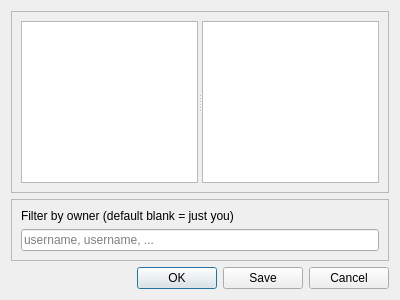
<?xml version="1.0" encoding="UTF-8"?>
<ui version="4.0">
 <class>FilterDialog</class>
 <widget class="QDialog" name="FilterDialog">
  <property name="geometry">
   <rect>
    <x>0</x>
    <y>0</y>
    <width>400</width>
    <height>300</height>
   </rect>
  </property>
  <property name="windowTitle">
   <string>Dialog</string>
  </property>
  <layout class="QVBoxLayout" name="verticalLayout">
   <item>
    <widget class="QFrame" name="frame_2">
     <property name="frameShape">
      <enum>QFrame::StyledPanel</enum>
     </property>
     <property name="frameShadow">
      <enum>QFrame::Raised</enum>
     </property>
     <layout class="QHBoxLayout" name="horizontalLayout">
      <item>
       <widget class="QSplitter" name="splitter">
        <property name="orientation">
         <enum>Qt::Horizontal</enum>
        </property>
        <widget class="QListWidget" name="complex_filter_list"/>
        <widget class="QListWidget" name="complex_list"/>
       </widget>
      </item>
     </layout>
    </widget>
   </item>
   <item>
    <widget class="QFrame" name="frame">
     <property name="sizePolicy">
      <sizepolicy hsizetype="Preferred" vsizetype="Fixed">
       <horstretch>0</horstretch>
       <verstretch>0</verstretch>
      </sizepolicy>
     </property>
     <property name="frameShape">
      <enum>QFrame::StyledPanel</enum>
     </property>
     <property name="frameShadow">
      <enum>QFrame::Raised</enum>
     </property>
     <layout class="QVBoxLayout" name="verticalLayout_2">
      <item>
       <widget class="QLabel" name="owner_filter_label">
        <property name="sizePolicy">
         <sizepolicy hsizetype="Preferred" vsizetype="Fixed">
          <horstretch>0</horstretch>
          <verstretch>0</verstretch>
         </sizepolicy>
        </property>
        <property name="text">
         <string>Filter by owner (default blank = just you)</string>
        </property>
       </widget>
      </item>
      <item>
       <widget class="QLineEdit" name="owner_filter_lineEdit">
        <property name="placeholderText">
         <string>username, username, ...</string>
        </property>
        <property name="clearButtonEnabled">
         <bool>false</bool>
        </property>
       </widget>
      </item>
     </layout>
    </widget>
   </item>
   <item>
    <widget class="QDialogButtonBox" name="buttonBox">
     <property name="orientation">
      <enum>Qt::Horizontal</enum>
     </property>
     <property name="standardButtons">
      <set>QDialogButtonBox::Cancel|QDialogButtonBox::Ok|QDialogButtonBox::Save</set>
     </property>
    </widget>
   </item>
  </layout>
 </widget>
 <resources/>
 <connections>
  <connection>
   <sender>buttonBox</sender>
   <signal>accepted()</signal>
   <receiver>FilterDialog</receiver>
   <slot>accept()</slot>
   <hints>
    <hint type="sourcelabel">
     <x>226</x>
     <y>284</y>
    </hint>
    <hint type="destinationlabel">
     <x>157</x>
     <y>274</y>
    </hint>
   </hints>
  </connection>
  <connection>
   <sender>buttonBox</sender>
   <signal>rejected()</signal>
   <receiver>FilterDialog</receiver>
   <slot>reject()</slot>
   <hints>
    <hint type="sourcelabel">
     <x>294</x>
     <y>290</y>
    </hint>
    <hint type="destinationlabel">
     <x>286</x>
     <y>274</y>
    </hint>
   </hints>
  </connection>
  <connection>
   <sender>buttonBox</sender>
   <signal>clicked(QAbstractButton*)</signal>
   <receiver>FilterDialog</receiver>
   <slot>on_button_clicked(QAbstractButton*)</slot>
   <hints>
    <hint type="sourcelabel">
     <x>49</x>
     <y>281</y>
    </hint>
    <hint type="destinationlabel">
     <x>1</x>
     <y>294</y>
    </hint>
   </hints>
  </connection>
 </connections>
 <slots>
  <slot>on_button_clicked(QAbstractButton*)</slot>
 </slots>
</ui>
